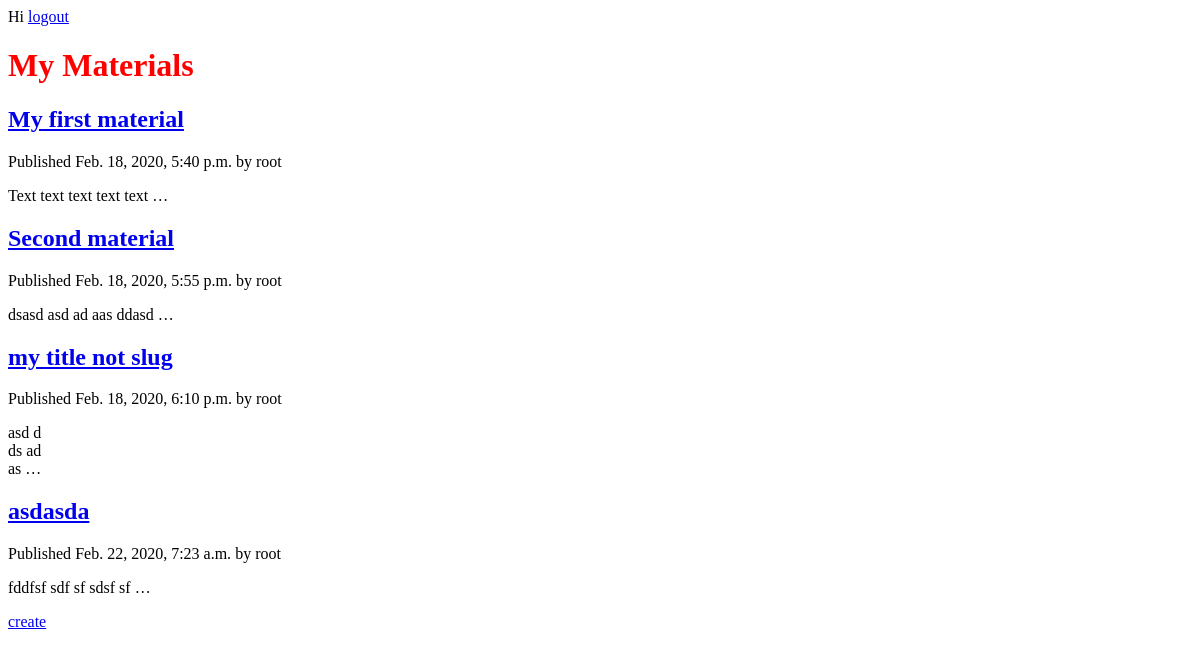
Page / (signed in) on the earlier database version.
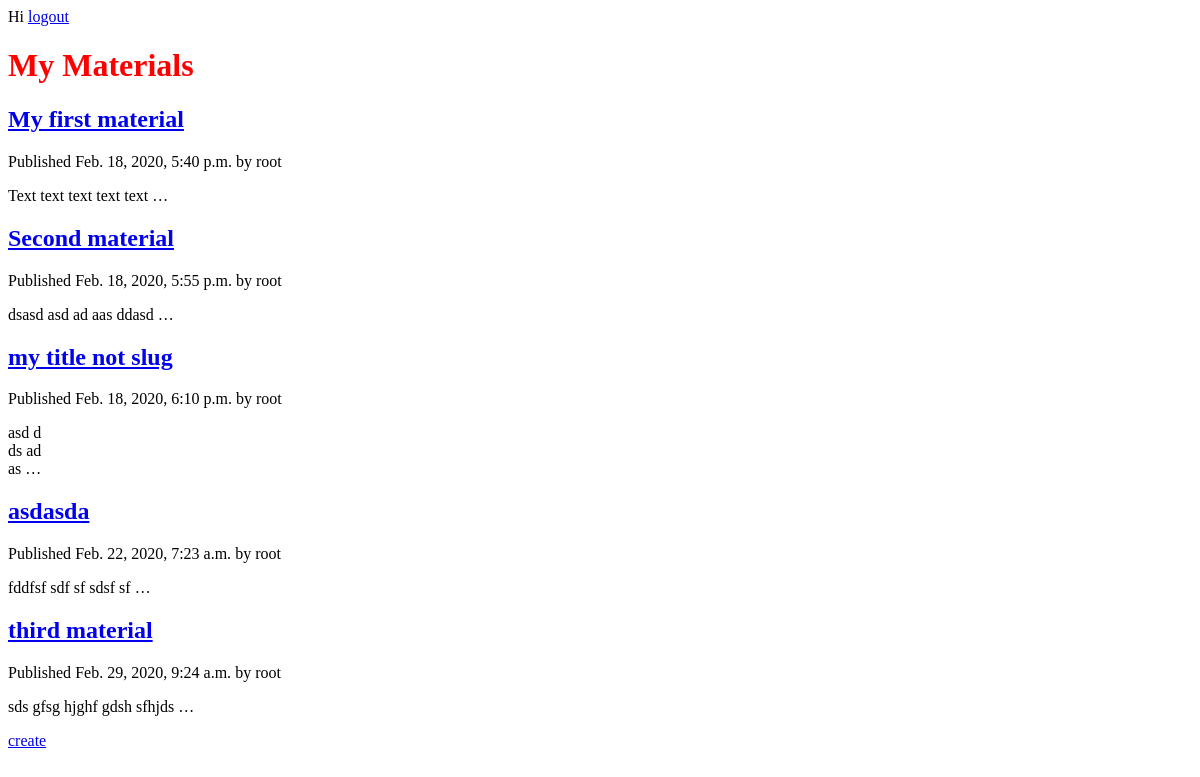
Same page on the later database version.
### lesson/models.py (models this page shows)
class Material(models.Model):
    MATERIAL_TYPES = (
        ('theory', 'Theoretical'),
        ('practice', 'Practical'),
    )
    STATUS_TYPES = (
        ('private', 'Draft'),
        ('public', 'Published'),
    )
    title = models.CharField(max_length=250)
    slug = models.SlugField(max_length=250,
                            unique_for_date='publish')
    body = models.TextField()
    publish = models.DateTimeField(default=timezone.now)
    updated = models.DateTimeField(auto_now=True)
    created = models.DateTimeField(auto_now_add=True)
    material_type = models.CharField(max_length=20,
                                     choices=MATERIAL_TYPES,
                                     default='theory')
    status = models.CharField(max_length=20,
                              choices=STATUS_TYPES,
                              default='private')
    author = models.ForeignKey(User,
                               on_delete=models.CASCADE,
                               related_name='user_materials')
    objects = models.Manager()
    published = PublishedManager()
    def get_absolute_url(self):
        return reverse('lesson:material_details',
                        args=[self.publish.year,
                              self.publish.month,
                              self.publish.day,
                              self.slug])

### lesson/views.py (the view)
# urls.py: path('', views.MaterialListView.as_view(), name='all_materials'),
class MaterialListView(LoginRequiredMixin, ListView):
    queryset = models.Material.objects.all()
    context_object_name = 'materials'
    template_name = 'material/list.html'

### lesson/templates/material/list.html (shortened to what this page needs)
{% extends "base.html" %}
{% block content %}
    <h1>My Materials</h1>
    {% for material in materials %}
        <h2>
            <a href="{{ material.get_absolute_url }}">{{ material.title }}</a>
        </h2>
        <p>
            Published {{ material.publish }} by {{ material.author }}
        </p>
        <p>
            {{ material.body|linebreaks|truncatewords_html:5 }}
        </p>
    {% endfor %}
    <a href="{% url "lesson:create_form" %}">create</a>
{% endblock %}

### lesson/templates/base.html (shortened to what this page needs)
{% load static %}
<!DOCTYPE html>
<html lang="en">
    <link href="{% static "style.css" %}" rel="stylesheet">
</head>
<body>
<header>
    {% if request.user.is_authenticated %}
        Hi {{ request.user.first_name }}
    <a href="{% url "lesson:logout" %}"> logout </a>
    {% else %}
        <a href="{% url "lesson:login" %}"> login </a>
    {% endif %}
</header>
    {% block content %}
    {% endblock %}
</body>
</html>

### lesson/static/style.css (style rules this page uses)
h1 { color:red }

Differences in the rows shown:
added Material: title "third material", publish "Feb. 29, 2020, 9:24 a.m.", author "root", body "sds gfsg hjghf gdsh sfhjds …"
